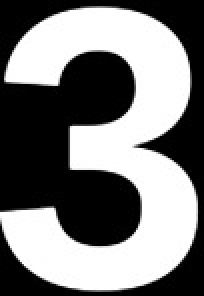
%> input picture Intro2IA_Mini_Project_complete/mini_project/test.jpg, 102 x 148 px (shown 2 times larger)
$ octave --eval "result = crop_edges(imread('test.jpg'));"   (GNU Octave 9; MATLAB toolbox functions it lacks are replaced by stand-ins)
%> lines starting %> are read from the running program, lines starting %| are printed output that depends on the picture
function [cropped] = crop_edges(im)
    %crop_edges
    stats = regionprops(im, 'BoundingBox');
    allBoundingBoxes = cat(1, stats.BoundingBox);
%> allBoundingBoxes = 255 rows, first 8: [0.5 0.5 0.5 102 148 3; 0.5 0.5 0.5 102 148 3; 0.5 0.5 0.5 102 148 3; 0.5 1.5 0.5 101 146 3; 1.5 2.5 0.5 100 144 3; 2.5 9.5 0.5 96 137 3; 9.5 4.5 0.5 84 137 3; 2.5 3.5 0.5 93 143 3]
    if isempty(allBoundingBoxes)
        cropped=im;
        return
    end
    xMin = min(allBoundingBoxes(:, 1));
%> xMin = 0.5
    yMin = min(allBoundingBoxes(:, 2));
%> yMin = 0.5
    xMax = 0;
    yMax =0;
    [nBoxes,~] = size(allBoundingBoxes);
%> nBoxes = 255
    for q=1:nBoxes
        if allBoundingBoxes(q,1)+allBoundingBoxes(q,3) > xMax
            xMax=allBoundingBoxes(q,1)+allBoundingBoxes(q,3);
        end
        if allBoundingBoxes(q,2)+allBoundingBoxes(q,4) > yMax
            yMax=allBoundingBoxes(q,2)+allBoundingBoxes(q,4);
        end
    end
%> this loop made 255 passes
%> (xMax, yMax) on passes 1, 6: (1, 102.5), (3, 105.5)
%> xMax on passes 5, 7, 10, 12, 13, 16: 2, 10, 12, 14, 33, 35
%> after the loop, xMax = 99; yMax = 213.5
    % Get the minimum bounding box that encloses all objects
    enclosingBox = [xMin,yMin,xMax-xMin,yMax-yMin];
%> enclosingBox = [0.5 0.5 98.5 213]
    % Crop the binary image using the enclosing bounding box
    cropped = imcrop(im, enclosingBox);
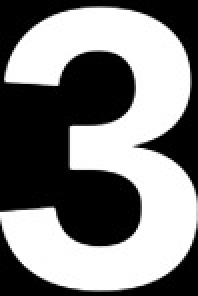
%> cropped: size 148x99x3 uint8 (shown 2 times larger); min 0, max 255, mean 126.8
end

$ run again, on Intro2IA_Mini_Project_complete/mini_project/5.jpg
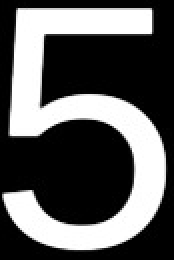
%> input picture Intro2IA_Mini_Project_complete/mini_project/5.jpg, 87 x 130 px (shown 2 times larger)
%> allBoundingBoxes = 255 rows, first 8: [0.5 0.5 0.5 87 128 3; 0.5 0.5 0.5 87 128 3; 0.5 1.5 0.5 87 127 3; 2.5 0.5 0.5 85 127 3; 4.5 1.5 0.5 81 122 3; 1.5 3.5 0.5 82 117 3; 3.5 3.5 0.5 78 116 3; 6.5 20.5 0.5 70 106 3]
%> xMin = 0.5
%> nBoxes = 255
%> the loop in crop_edges, `for q=1:nBoxes` made 255 passes
%> (xMax, yMax) on passes 1, 8, 9: (1, 87.5), (7, 90.5), (13, 132.5)
%> after the loop in crop_edges, `for q=1:nBoxes`: xMax = 81; yMax = 167.5
%> enclosingBox = [0.5 0.5 80.5 167]
%> in crop_edges, `cropped = imcrop(im, enclosingBox);`:
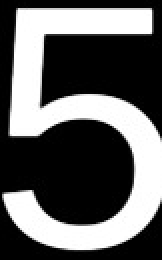
%> cropped: size 130x81x3 uint8 (shown 2 times larger); min 0, max 255, mean 97.5
